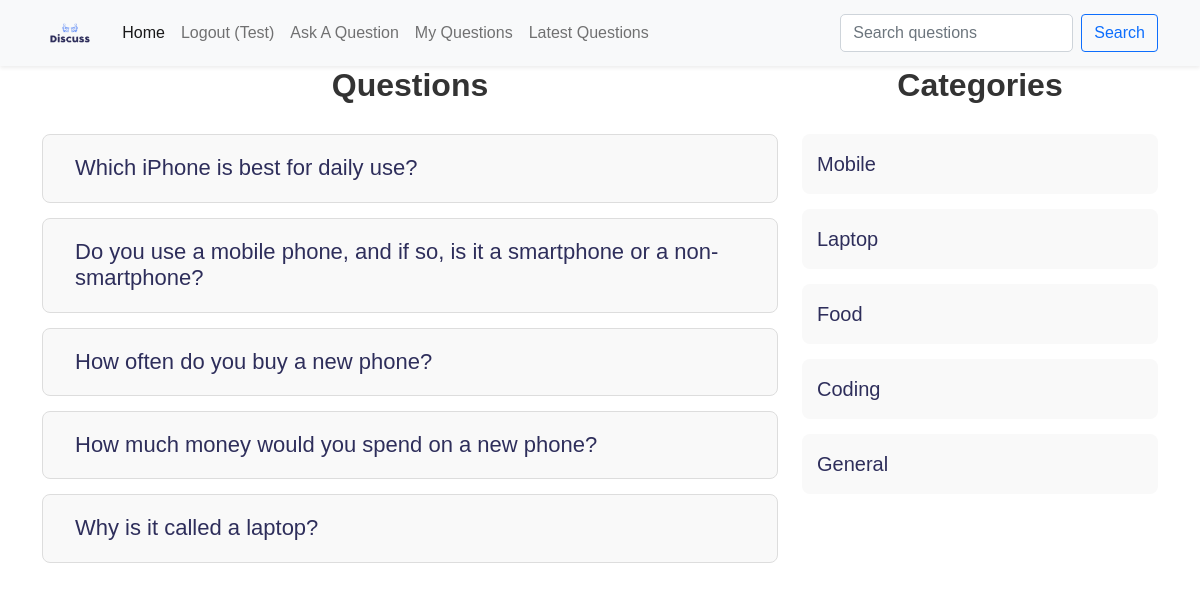
Page / (signed in) on the committed database.
### tables this page shows
CREATE TABLE `questions` (
  `id` int(10) NOT NULL,
  `title` varchar(300) NOT NULL,
  `description` varchar(300) NOT NULL,
  `category_id` int(10) NOT NULL,
  `user_id` int(10) NOT NULL
);

CREATE TABLE `category` (
  `id` int(30) NOT NULL,
  `name` varchar(100) NOT NULL
);

### client/questions.php (the view, shortened to what this page needs)
<div class="container">
    <div class="row">
        <div class="col-8">
            <h1 class="heading">Questions</h1>
            <?php
            include("./common/db.php");
            $query = "";
            if (isset($_GET["c-id"])) {
                $category_id = intval($_GET["c-id"]);
                $query = "SELECT * FROM questions WHERE category_id = $category_id";
            } else if (isset($_GET["u-id"])) {
                $uid = intval($_GET["u-id"]);
                $query = "SELECT * FROM questions WHERE user_id = $uid";
            } else if (isset($_GET["latest"])) {
                $query = "SELECT * FROM questions ORDER BY id DESC";
            } else if (isset($_GET["search"])) {
                $search = $conn->real_escape_string($_GET["search"]);
                $query = "SELECT * FROM questions WHERE `title` LIKE '%$search%'";
            } else {
                $query = "SELECT * FROM questions";
            }
            $result = $conn->query($query);
            if ($result && $result->num_rows > 0) {
                foreach ($result as $row) {
                    $title = htmlspecialchars($row['title']);
                    $id = intval($row['id']);
                    echo "<div class='row question-list'>
                          <h4 class='my-question'>
                              <a href='?q-id=$id'>$title</a>";
                    echo "</h4></div>";
                }
            } else {
                echo "<p>No questions found.</p>";
            }
            ?>
        </div>
        <div class="col-4">
            <?php include('categorylist.php'); ?>
        </div>
    </div>
</div>

### client/categorylist.php
<div>
    <h1 class="heading">Categories</h1>
    <?php
    include('./common/db.php');
    $query = "SELECT * FROM category";
    $result = $conn->query($query);
    if ($result && $result->num_rows > 0) {
        echo "<ul class='category-list'>";
        foreach ($result as $row) {
            $name = ucfirst($row['name']);
            $id = $row['id'];
            echo "<li class='category-item'>
                    <a href='?c-id=$id'>$name</a>
                  </li>";
        }
        echo "</ul>";
    } else {
        echo "<p>No categories found.</p>";
    }
    ?>
</div>

### public/style.css (style rules this page uses)
:root { --primary-color: #2E2E5B; --secondary-color: #1c7194; --bg-color: #f9f9f9; --text-color: #333; --border-color: #ddd; }
body { font-family: Arial, sans-serif; }
a { color: var(--primary-color); text-decoration: none; }
.heading { text-align: center; font-size: 2rem; font-weight: bold; color: var(--text-color); margin-bottom: 30px; }
.question-list { border: 1px solid var(--border-color); padding: 20px; margin: 15px 0; border-radius: 8px; background-color: var(--bg-color); }
.question-list h4 { margin: 0; font-size: 22px; color: var(--secondary-color); }
.my-question { display: flex; justify-content: space-between; align-items: center; font-size: 18px; color: var(--text-color); margin-bottom: 15px; }
.category-list { list-style-type: none; padding: 0; }
.category-item { margin: 15px 0; padding: 15px; background-color: var(--bg-color); border-radius: 8px; }
.category-item a { color: var(--primary-color); font-size: 20px; }

### rows in the picture
questions: title "Which iPhone is best for daily use?"
questions: title "Do you use a mobile phone, and if so, is it a smartphone or a non-smartphone?"
questions: title "How often do you buy a new phone?"
questions: title "How much money would you spend on a new phone?"
questions: title "Why is it called a laptop?"
category: name "Mobile"
category: name "Laptop"
category: name "Food"
category: name "Coding"
category: name "General"

### other values in the picture
$_SESSION['user']['username'] "Test"
